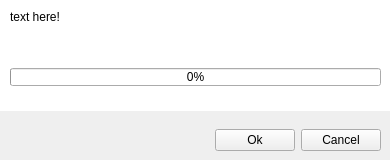
<?xml version="1.0" encoding="UTF-8"?>
<ui version="4.0">
 <class>LSqLoadLedDataDialog</class>
 <widget class="QWidget" name="LSqLoadLedDataDialog">
  <property name="geometry">
   <rect>
    <x>0</x>
    <y>0</y>
    <width>390</width>
    <height>160</height>
   </rect>
  </property>
  <property name="windowTitle">
   <string>Least Square - Load LED Data</string>
  </property>
  <widget class="QWidget" name="layoutWidget">
   <property name="geometry">
    <rect>
     <x>10</x>
     <y>10</y>
     <width>371</width>
     <height>141</height>
    </rect>
   </property>
   <layout class="QVBoxLayout" name="verticalLayout">
    <item>
     <widget class="QLabel" name="label">
      <property name="text">
       <string>text here!</string>
      </property>
     </widget>
    </item>
    <item>
     <spacer name="verticalSpacer_2">
      <property name="orientation">
       <enum>Qt::Vertical</enum>
      </property>
      <property name="sizeHint" stdset="0">
       <size>
        <width>20</width>
        <height>10</height>
       </size>
      </property>
     </spacer>
    </item>
    <item>
     <widget class="QProgressBar" name="progressBar">
      <property name="maximumSize">
       <size>
        <width>16777215</width>
        <height>18</height>
       </size>
      </property>
      <property name="value">
       <number>0</number>
      </property>
      <property name="textVisible">
       <bool>true</bool>
      </property>
     </widget>
    </item>
    <item>
     <spacer name="verticalSpacer">
      <property name="orientation">
       <enum>Qt::Vertical</enum>
      </property>
      <property name="sizeHint" stdset="0">
       <size>
        <width>20</width>
        <height>10</height>
       </size>
      </property>
     </spacer>
    </item>
    <item>
     <layout class="QHBoxLayout" name="horizontalLayout">
      <item>
       <spacer name="horizontalSpacer">
        <property name="orientation">
         <enum>Qt::Horizontal</enum>
        </property>
        <property name="sizeHint" stdset="0">
         <size>
          <width>40</width>
          <height>20</height>
         </size>
        </property>
       </spacer>
      </item>
      <item>
       <widget class="QPushButton" name="btnOk">
        <property name="text">
         <string>Ok</string>
        </property>
       </widget>
      </item>
      <item>
       <widget class="QPushButton" name="btnCancel">
        <property name="text">
         <string>Cancel</string>
        </property>
       </widget>
      </item>
     </layout>
    </item>
   </layout>
  </widget>
  <widget class="QWidget" name="widget" native="true">
   <property name="geometry">
    <rect>
     <x>0</x>
     <y>0</y>
     <width>391</width>
     <height>111</height>
    </rect>
   </property>
   <property name="styleSheet">
    <string notr="true">background-color: white;</string>
   </property>
  </widget>
  <zorder>widget</zorder>
  <zorder>layoutWidget</zorder>
 </widget>
 <resources/>
 <connections/>
</ui>
